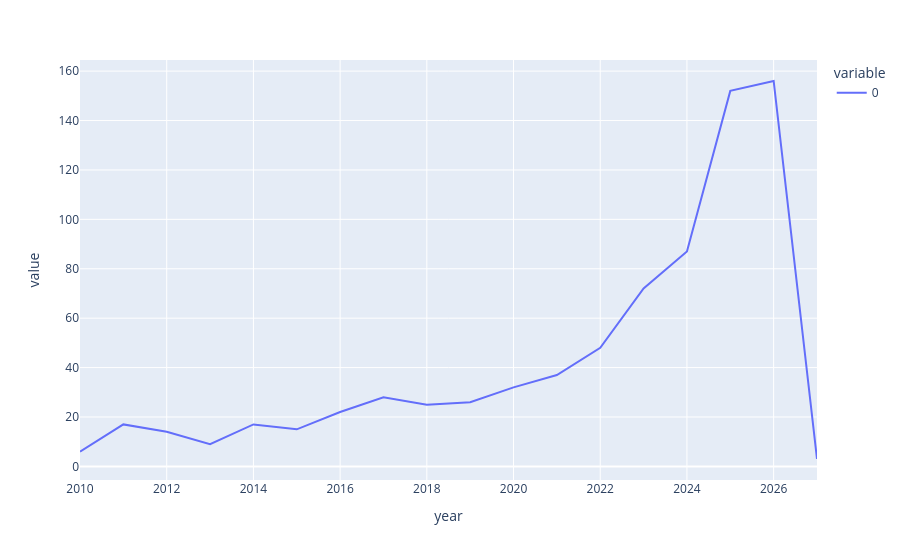

Here is the notebook cell this chart was saved with:
### Code cell
import plotly.express as px

px.line(df_05_selected.groupby("year").size())

### Figure 1 — Plotly figure (JSON) as saved in the notebook; plotly's stock layout.template omitted (floating-point values rounded to 4 significant figures)
{"data": [{"hovertemplate": "variable=0<br>year=%{x}<br>value=%{y}<extra></extra>", "legendgroup": "0", "line": {"color": "#636efa", "dash": "solid"}, "marker": {"symbol": "circle"}, "mode": "lines", "name": "0", "orientation": "v", "showlegend": true, "type": "scatter", "x": [2010.0, 2011.0, 2012.0, 2013.0, 2014.0, 2015.0, 2016.0, 2017.0, 2018.0, 2019.0, 2020.0, 2021.0, 2022.0, 2023.0, 2024.0, 2025.0, 2026.0, 2027.0], "xaxis": "x", "y": [6, 17, 14, 9, 17, 15, 22, 28, 25, 26, 32, 37, 48, 72, 87, 152, 156, 3], "yaxis": "y"}], "layout": {"legend": {"title": {"text": "variable"}, "tracegroupgap": 0}, "margin": {"t": 60}, "xaxis": {"anchor": "y", "domain": [0, 1], "title": {"text": "year"}}, "yaxis": {"anchor": "x", "domain": [0, 1], "title": {"text": "value"}}}}
